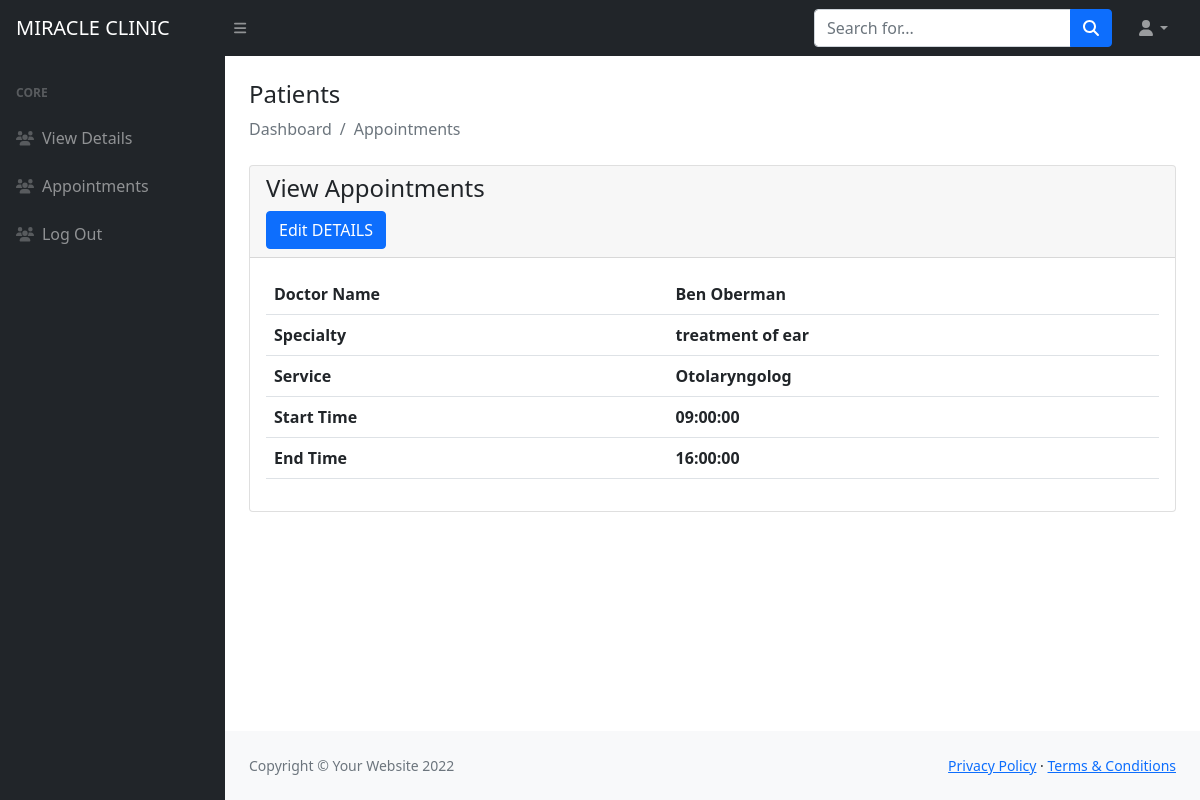
The page /admin/doctor.php (signed in) on the database its author committed.
### tables this page shows
CREATE TABLE `doctor` (
  `ID` int(11) NOT NULL,
  `Name` varchar(30) NOT NULL,
  `Specialty` varchar(30) NOT NULL,
  `DepartmentName` varchar(30) NOT NULL,
  `startTime` time NOT NULL,
  `endTime` time NOT NULL,
  `image` varchar(50) NOT NULL
);

### admin/doctor.php (the view, shortened to what this page needs)
<?php
$g=$_SESSION['log'];
include ('inc/header.php')
?>
<?php
@$db =new mysqli('localhost', 'clinic', '123456', 'clinic');
$qrystr="SELECT * FROM doctor WHERE Name='$g'";
$res=$db->query($qrystr);
?>
<div class="container-fluid px-4">
    <h4 class="mt-4">Patients</h4>
    <ol class="breadcrumb mb-4">
        <li class="breadcrumb-item active">Dashboard</li>
        <li class="breadcrumb-item active">Appointments</li>
    </ol>
    <div class="row">
        <div class="col-md-12">
            <div class="card">
                <div class="card-header">
                    <h4>View Appointments</h4>
                    <form action="edit_doctors.php" method="post">
                    <button type="submit" name="sendo" class="btn btn-primary" >Edit DETAILS</button>
                    </form>
                </div>
                <div class="card-body">
                    <table class="table " style="background-color: white;">
                        <?php
                        if($res)
                        {
                            while($row=mysqli_fetch_array($res)){
                                ?>
                                <tbody>
                                <tr>
                                    <th>Doctor Name</th>
                                    <th><?php echo $row['Name'];?></th>
                                </tr>
                                <tr>
                                    <th>Specialty</th>
                                    <th><?php echo $row['Specialty'];?></th>
                                </tr>
                                <tr>
                                    <th>Service</th>
                                    <th><?php echo $row['DepartmentName'];?></th>
                                </tr>
                                <tr>
                                    <th>Start Time</th>
                                    <th><?php echo $row['startTime'];?></th>
                                </tr>
                                <tr>
                                    <th>End Time</th>
                                    <th><?php echo $row['endTime'];?></th>
                                </tr>
                                </tbody>
                                <?php
                            }
                        }
                        else{
                            echo "No Record Found";
                        }
                        ?>
                    </table>
                </div>
            </div>
        </div>
    </div>
</div>
<?php
include ('inc/footer.php')
?>
<?php
include ('inc/scripts.php')
?>

### rows shown on the page
doctor: Name "Ben Oberman", Specialty "treatment of ear", DepartmentName "Otolaryngolog", startTime "09:00:00", endTime "16:00:00"
